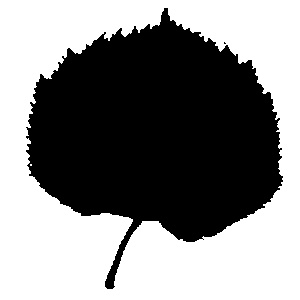
#> input picture UnProcessed/processedImage_300.jpg, 300 x 300 px
$ python visual.py
#> lines starting #> are read from the running program, lines starting #| are printed output that depends on the picture; after the words box and inside, x2 and y2 are one past the last pixel; in counts of white or black regions, pixels touching at a corner belong together
import matplotlib.pyplot as plt
import cv2
import numpy as np

def visualize_freeman_chain_code(chain_code):
    # Starting point (arbitrary, can be adjusted)
    start_point = (0, 0)

    # Directions dictionary for movement based on Freeman Chain Code
    directions = {
        0: (1, 0),  # East
        1: (1, -1),  # Southeast
        2: (0, -1),  # South
        3: (-1, -1),  # Southwest
        4: (-1, 0),  # West
        5: (-1, 1),  # Northwest
        6: (0, 1),  # North
        7: (1, 1)  # Northeast
    }

    # Initialize current position
    current_pos = start_point
    x_values = [current_pos[0]]
    y_values = [current_pos[1]]

    # Iterate through the chain code to generate path
    for direction in chain_code:
        dx, dy = directions[direction]
        new_x = current_pos[0] + dx
        new_y = current_pos[1] + dy
        x_values.append(new_x)
        y_values.append(new_y)
        current_pos = (new_x, new_y)

    # Plotting the path
    plt.figure(figsize=(8, 8))
    plt.plot(x_values, y_values, marker='o', linestyle='-', color='b')
    plt.title('Visualization of Freeman Chain Code')
    plt.xlabel('X')
    plt.ylabel('Y')
    plt.grid(True)
    plt.gca().invert_yaxis()  # Invert y-axis to match image coordinates
    plt.show()
def is_valid_pixel(image, x, y):
    rows, cols = image.shape[:2]
    return 0 <= x < cols and 0 <= y < rows and image[y, x] == 1  # Assuming white pixel for contour

def find_first_black_pixel(image):
    rows, cols = image.shape
    for y in range(rows):
        for x in range(cols):
            if image[y, x] == 1:
                return (x, y)
    return None  # Return None if no black pixel with value 1 is found

def freeman_chain_code(image, start_pixel):
    chain_code = []
    directions = [(1, 0), (1, -1), (0, -1), (-1, -1), (-1, 0), (-1, 1), (0, 1), (1, 1)]
    current_pixel = start_pixel
    pos = 0  # Start checking from direction 0 (east)

    while True:
        found = False
        for i in range(8):
            direction_calculation = (pos + i + 6) % 8
            dx, dy = directions[direction_calculation]
            next_x, next_y = current_pixel[0] + dx, current_pixel[1] + dy
            if is_valid_pixel(image, next_x, next_y):
                chain_code.append(direction_calculation)
                current_pixel = (next_x, next_y)
                next_pixel_calculation = (pos + i + 6) % 8
                pos = (pos + i + 6) % 8  # Move to direction opposite to the current direction
                found = True
                break

        if not found:
            break
        if current_pixel == start_pixel and len(chain_code) > 1:
            break

    return [start_pixel, chain_code]


# Load the binary image
image = cv2.imread('../UnProcessed/processedImage_300.jpg')
#> image is the input picture: shape (300, 300, 3); min 0, max 255, mean 135.1

# Ensure the image is binary
if image.shape[2] == 3:  # If it has 3 channels
    gray_image = cv2.cvtColor(image, cv2.COLOR_BGR2GRAY)
    _, binary_image = cv2.threshold(gray_image, 127, 255, cv2.THRESH_BINARY)
#> binary_image: shape (300, 300); 53% white; 2 black regions (1 under 20 px), largest, box (x1, y1, x2, y2) and area: (26, 8, 283, 289) 42311
else:
    _, binary_image = cv2.threshold(image, 127, 255, cv2.THRESH_BINARY)

# Invert the binary image
binary_image = cv2.bitwise_not(binary_image)
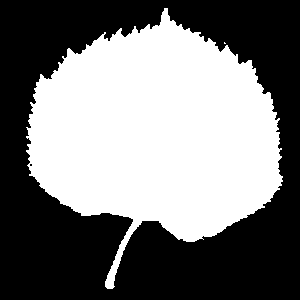
#> binary_image: shape (300, 300); 47% white; 2 white regions (1 under 20 px), largest, box (x1, y1, x2, y2) and area: (26, 8, 283, 289) 42311

# Convert the binary image to 1 and 0
binary_image = (binary_image > 127).astype(np.uint8)

# Find the start pixel
start_pixel = find_first_black_pixel(binary_image)
#> start_pixel = (164, 8)
print("First black pixel:", start_pixel)
#| First black pixel: (164, 8)

# Compute the Freeman chain code
if start_pixel:
    chain_code_result = freeman_chain_code(binary_image, start_pixel)
#> after the loop in freeman_chain_code, `while True:`: chain_code = 1068 values, max 7 at index 168, min 0 at index 340, mean 3.35; pos = 4
#> chain_code_result = 2 items
    print("Freeman Chain Code:", chain_code_result)
#> (printed output is left out)
else:
    print("No starting pixel found.")


start_pixel, chain_code = chain_code_result

visualize_freeman_chain_code(chain_code)
#> the loop in visualize_freeman_chain_code, `for direction in chain_code:` made 1068 passes
#> (direction, dx, dy, new_x, new_y) on passes 1 to 3: (6, 0, 1, 0, 1), (6, 0, 1, 0, 2), (5, -1, 1, -1, 3)
#> after the loop in visualize_freeman_chain_code, `for direction in chain_code:`: x_values = 1069 values, max 118 at index 776, min -138 at index 282, mean -13.64; y_values = 1069 values, max 280 at index 526, min 0 at index 0, mean 130.2
#> in visualize_freeman_chain_code, `plt.show()`:
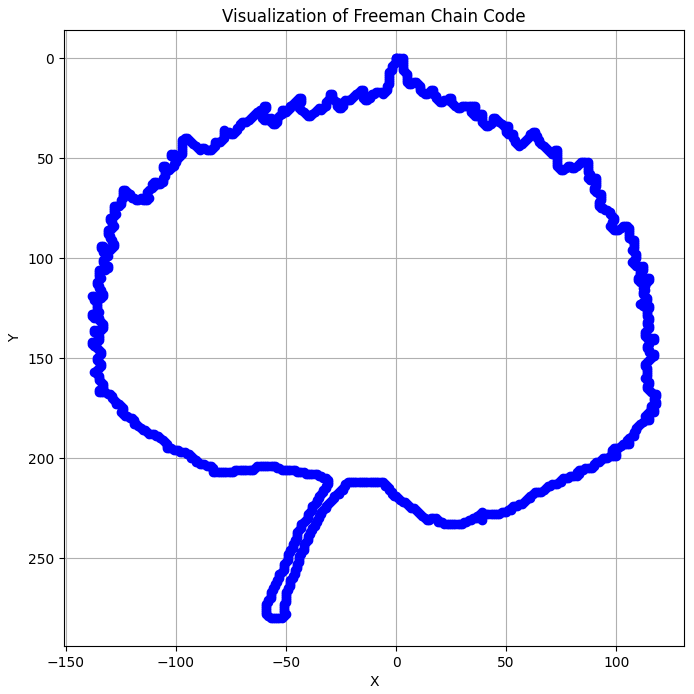
#> figure drawn by matplotlib, 1 panel

# Create a histogram and get the bin counts
counts, bin_edges = np.histogram(chain_code, bins=8, range=(0, 8))
#> counts = [163, 110, 173, 113, 113, 143, 157, 96]; bin_edges = [0, 1, 2, 3, 4, 5, 6, 7, 8]

# Print the counts for each bin
for i in range(len(counts)):
    print(f"Direction {i}: {counts[i]} times")
#> this loop made 8 passes
#| Direction 0: 163 times
#| Direction 1: 110 times
#| Direction 2: 173 times
#| Direction 3: 113 times
#| Direction 4: 113 times
#| Direction 5: 143 times
#| Direction 6: 157 times
#| Direction 7: 96 times

# Plot the histogram
plt.figure(figsize=(8, 6))  # Optional: Set the figure size
plt.hist(chain_code, bins=8, edgecolor='black')  # bins specifies the number of intervals

# Add titles and labels
plt.title('Histogram of Freeman Chain Code Directions')
plt.xlabel('Direction')
plt.ylabel('Frequency')

# Display the histogram
plt.show()
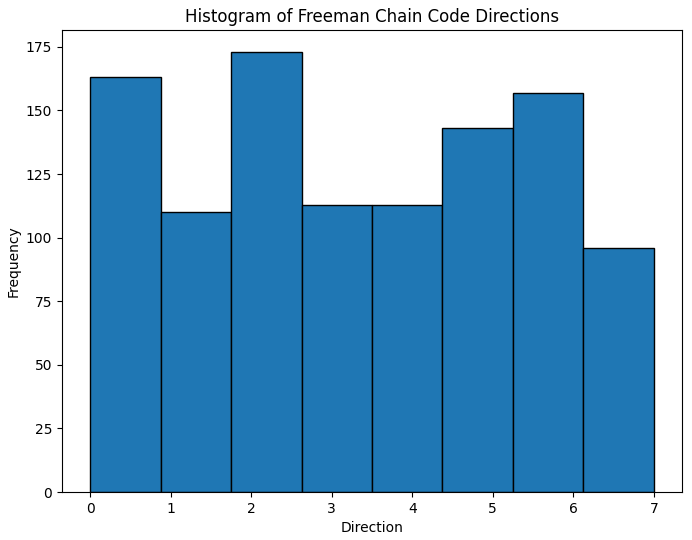
#> figure drawn by matplotlib, 1 panel; tallest bar 173 high, from x = 1.75 to 2.62
